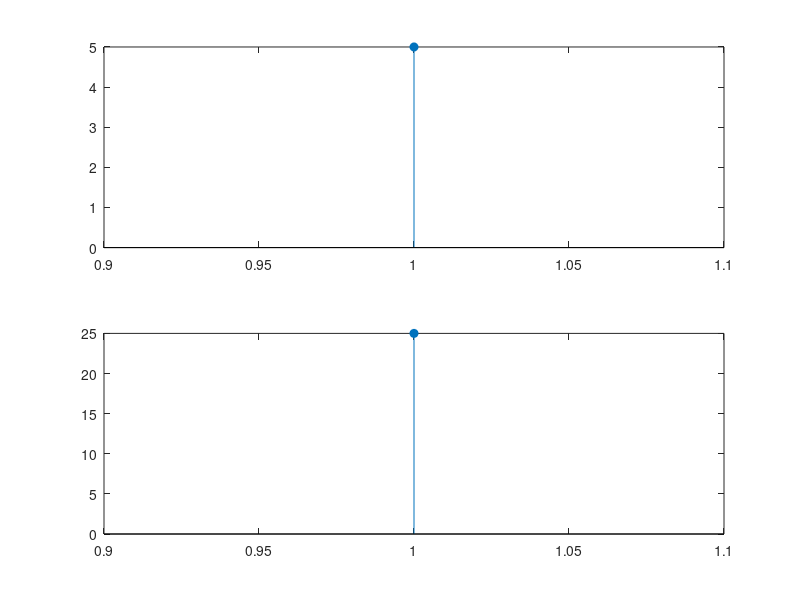

MATLAB code for this plot:
clear all;close all;clc;
x = input('Enter input sequence: ');
subplot(2,1,1);stem(x,'filled')
n = length(x);
y = fft(x);
psd = y.*conj(y);
psd = psd/n;
disp(psd);
subplot(2,1,2);stem(psd,'filled');